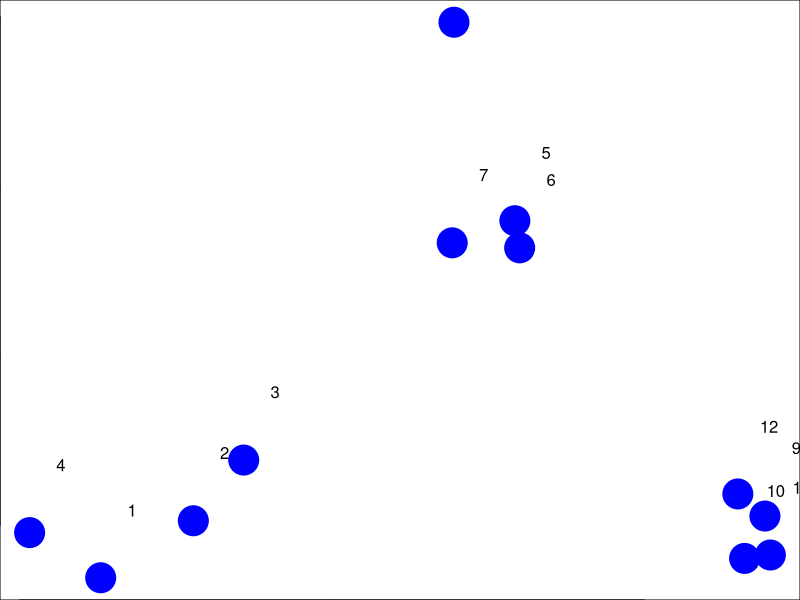
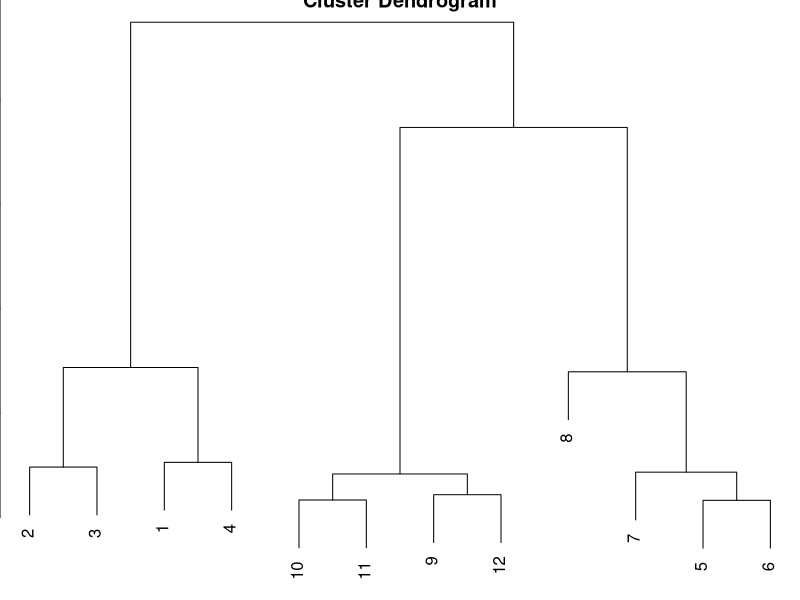
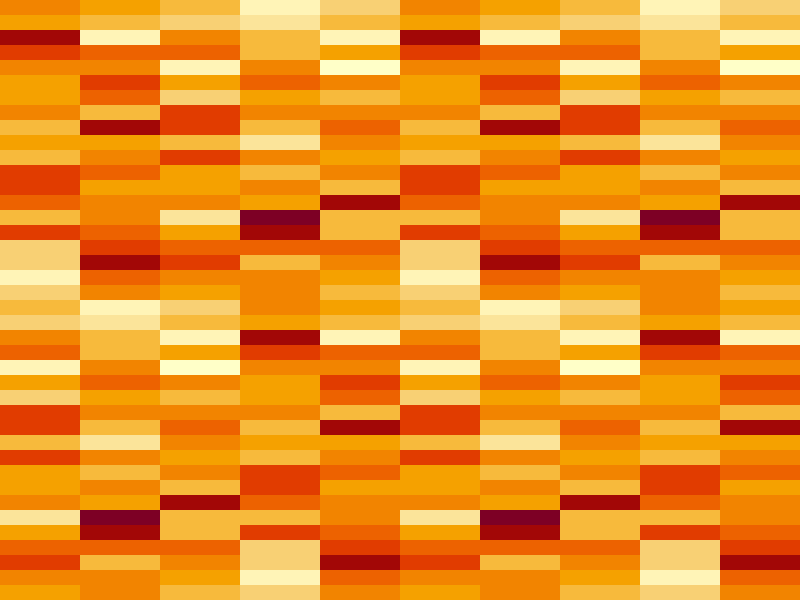
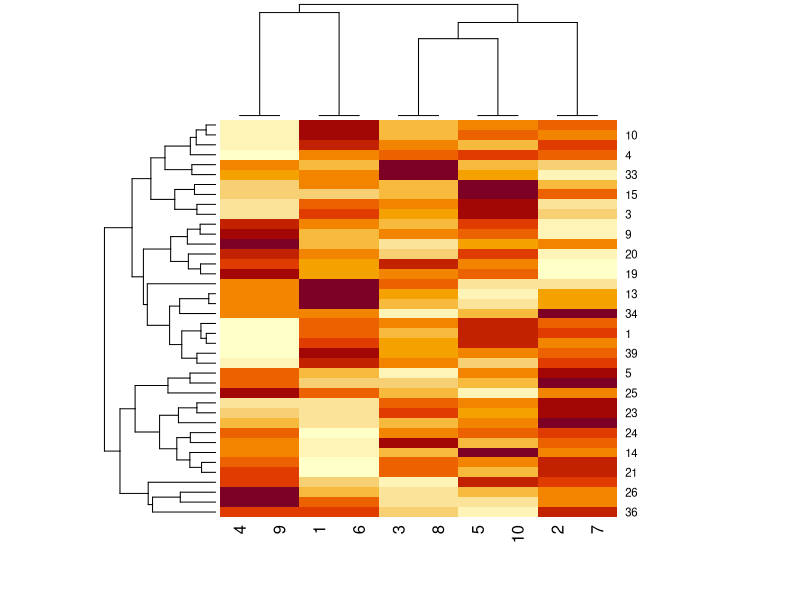

The R source for these figures, in order:
set.seed(1234)
?par
par(mar = c(0,0,0,0))
x <- rnorm(12, mean = rep(1:3,each = 4), sd = 0.2)
y <- rnorm(12, mean = rep(c(1,2,1),each = 4), sd = 0.2)
plot(x,y,col = "blue", pch = 19, cex = 4)
text(x+0.10, y+0.20,labels = as.character(1:12))
dataFrame <- data.frame(x=x,y=y)
dataFrame
distxy <- dist(dataFrame)
head(distxy)
distxy
hClustering <- hclust(distxy)
hClustering
plot(hClustering)

dataFrame <- data.frame(x,y)
dataFrame
kmeansObj <- kmeans(dataFrame, centers = 3)
kmeansObj
kmeansObj$centers
dataMatrix <- as.matrix(dataFrame)[sample(1:12),]
dataMatrix

?image
?t
x <- matrix(rnorm(100),nrow = 40, ncol = 10)
head(x)
y <- dist(x)
head(x)
t(x)
?hclust

image(1:10,1:40,t(x)[,1:nrow(x)])
heatmap(x)
?dist

colors()
